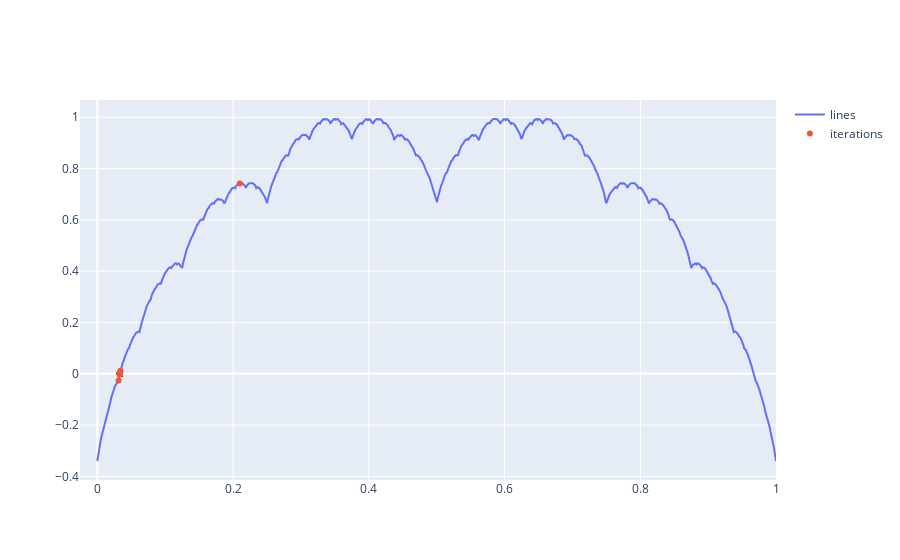

Notebook code cell kept with this figure:
### Code cell
import plotly.express as px
import plotly.graph_objects as go

fig = go.Figure()

fig.add_trace(go.Scatter(x=Lx, y=Ly,
                    mode='lines',
                    name='lines'))

Jc = np.array(Jc)


fig.add_trace(go.Scatter(x=Jc[:, 0], y=Jc[:, 1],
                    mode='markers',
                    name='iterations'))

fig.show()

### Figure 1 — Plotly figure (JSON) as saved in the notebook; plotly's stock layout.template omitted (floating-point values rounded to 4 significant figures; data arrays with more than 128 entries replaced by an {"elided": "..."} marker saying what was removed)
{"data": [{"mode": "lines", "name": "lines", "type": "scatter", "x": {"elided": "1000 float values"}, "y": {"elided": "1000 float values"}}, {"mode": "markers", "name": "iterations", "type": "scatter", "x": {"elided": "2002 float values"}, "y": {"elided": "2002 float values"}}], "layout": {}}
